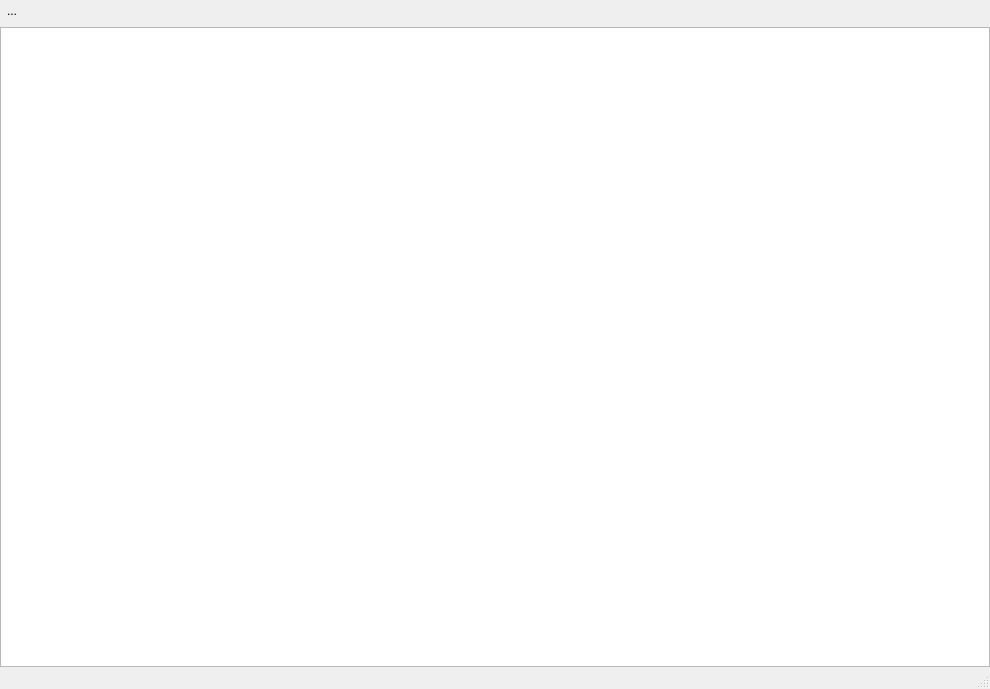
<?xml version="1.0" encoding="UTF-8"?>
<ui version="4.0">
 <class>MainWindow</class>
 <widget class="QMainWindow" name="MainWindow">
  <property name="geometry">
   <rect>
    <x>0</x>
    <y>0</y>
    <width>990</width>
    <height>689</height>
   </rect>
  </property>
  <property name="mouseTracking">
   <bool>true</bool>
  </property>
  <property name="windowTitle">
   <string>Table</string>
  </property>
  <widget class="QWidget" name="centralWidget">
   <property name="sizePolicy">
    <sizepolicy hsizetype="Preferred" vsizetype="Preferred">
     <horstretch>0</horstretch>
     <verstretch>0</verstretch>
    </sizepolicy>
   </property>
   <property name="maximumSize">
    <size>
     <width>1920</width>
     <height>1080</height>
    </size>
   </property>
   <property name="focusPolicy">
    <enum>Qt::ClickFocus</enum>
   </property>
   <property name="contextMenuPolicy">
    <enum>Qt::DefaultContextMenu</enum>
   </property>
   <property name="toolTipDuration">
    <number>-1</number>
   </property>
   <property name="layoutDirection">
    <enum>Qt::LeftToRight</enum>
   </property>
   <property name="autoFillBackground">
    <bool>false</bool>
   </property>
   <layout class="QGridLayout" name="gridLayout">
    <property name="leftMargin">
     <number>0</number>
    </property>
    <property name="topMargin">
     <number>0</number>
    </property>
    <property name="rightMargin">
     <number>0</number>
    </property>
    <property name="bottomMargin">
     <number>0</number>
    </property>
    <item row="0" column="0">
     <layout class="QVBoxLayout" name="verticalLayout">
      <property name="sizeConstraint">
       <enum>QLayout::SetDefaultConstraint</enum>
      </property>
      <item>
       <widget class="QToolButton" name="toolButton">
        <property name="sizePolicy">
         <sizepolicy hsizetype="Fixed" vsizetype="Fixed">
          <horstretch>0</horstretch>
          <verstretch>0</verstretch>
         </sizepolicy>
        </property>
        <property name="toolTip">
         <string extracomment="Associate with python script"/>
        </property>
        <property name="text">
         <string>...</string>
        </property>
        <property name="icon">
         <iconset resource="Resources.qrc">
          <normaloff>:/images/python-icon.png</normaloff>:/images/python-icon.png</iconset>
        </property>
        <property name="popupMode">
         <enum>QToolButton::InstantPopup</enum>
        </property>
        <property name="autoRaise">
         <bool>true</bool>
        </property>
       </widget>
      </item>
      <item>
       <widget class="QTableView" name="tableView"/>
      </item>
     </layout>
    </item>
   </layout>
  </widget>
  <widget class="QStatusBar" name="statusBar"/>
 </widget>
 <layoutdefault spacing="6" margin="11"/>
 <resources>
  <include location="Resources.qrc"/>
 </resources>
 <connections/>
</ui>
